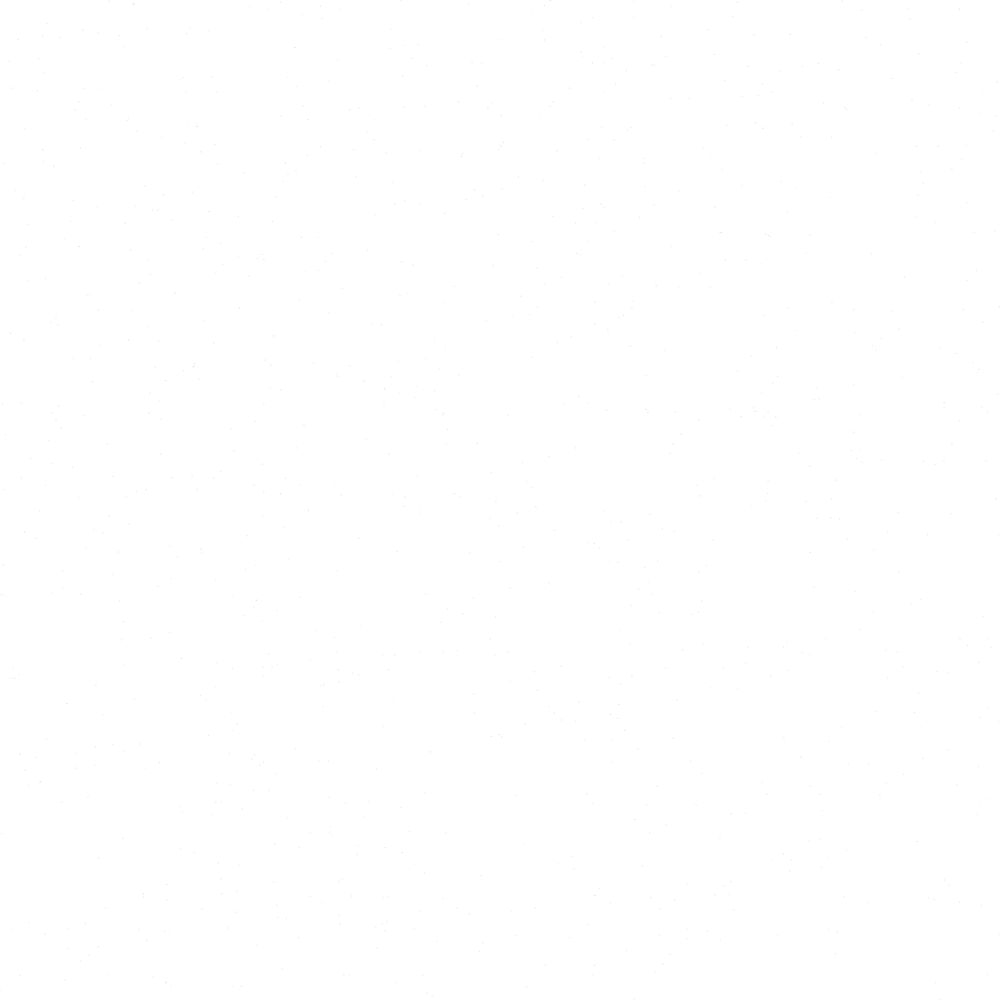
Frame 1 (no input)
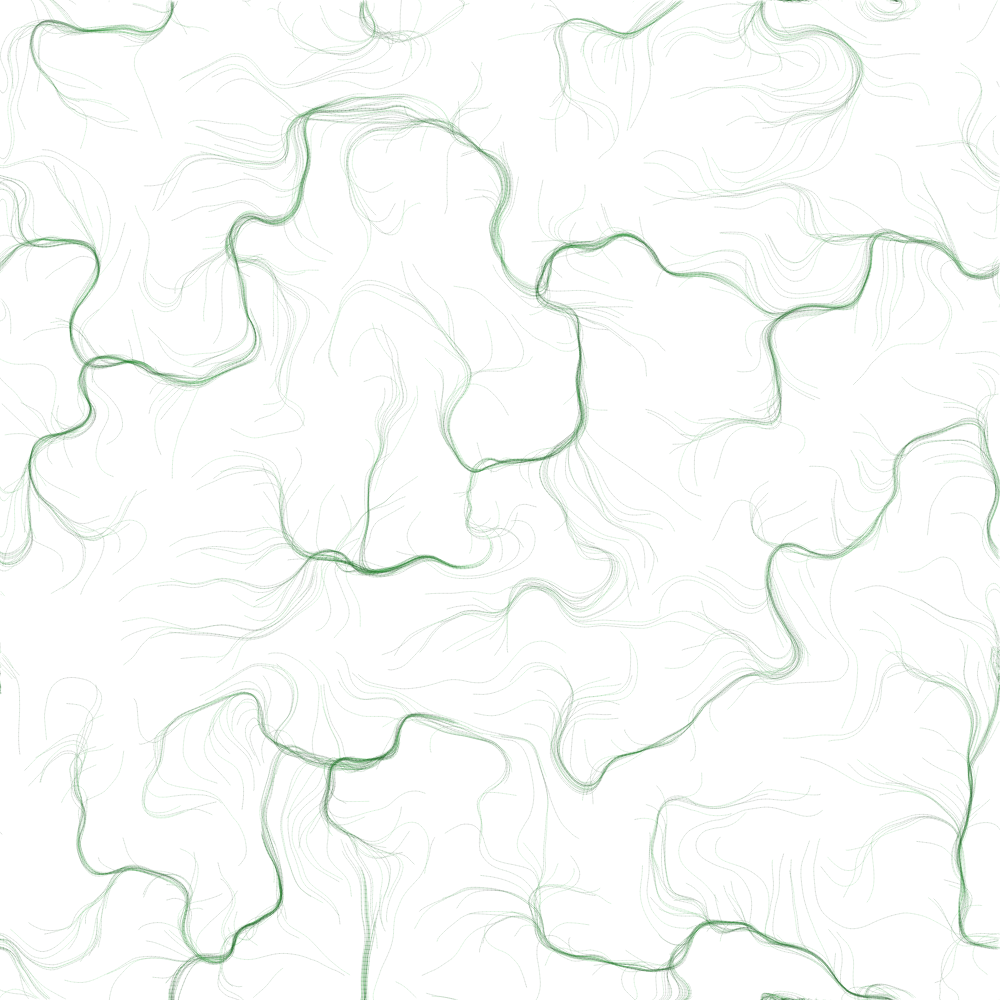
Frame 60 (no input)
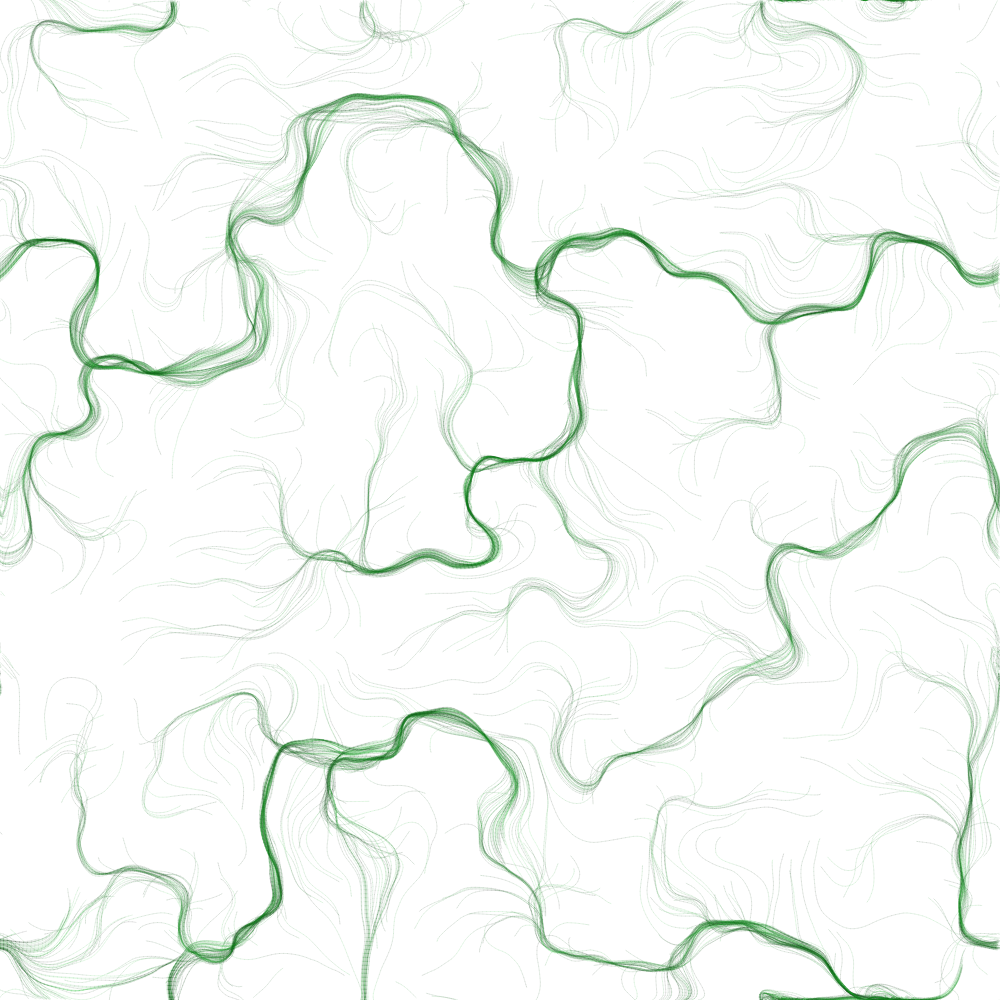
Frame 120 (the mouse pressed at the canvas centre since frame 60)

The p5.js sketch that drew these frames (run headless with seeded random() and noise() and a simulated clock; from frame 60 on, the mouse is pressed at the canvas centre):

// p5.js sketch
// ── sketch.js
// Parameters
let scl = 10; // size of flow vector cell
let offset = 0.1; // Perlin noise offset
let zOffset = 0.002; // controls changings of flowfield over time
let angleMult = 2; // randomness of flowfield vectors
let particlesCount = 1000;

let cols, rows;
let particles = [];
let flowfield;
let zoff = 0;

function setup() {
  createCanvas(1000, 1000);

  cols = floor(width / scl);
  rows = floor(height / scl);

  // Init particles array
  for (let i = 0; i < particlesCount; i++) {
    particles.push(new Particle());
  }

  flowfield = new Array(rows * cols);
}

function draw() {

  let yoff = 0;
  for (let x = 0; x < cols; x++) {
    let xoff = 0;
    for (let y = 0; y < rows; y++) {
      // Get 3D Perlin noise value and create vector from this value
      let r = noise(xoff, yoff, zoff) * TWO_PI * angleMult;
      let v = p5.Vector.fromAngle(r);
      let index = x + y * cols;
      flowfield[index] = v;

      /*
        Draw flow field vectors
      */
      // push();
      // stroke(0, 50);
      // translate(x * scl, y * scl);
      // rotate(v.heading());
      // line(0, 0, scl, 0);
      // pop();

      xoff += offset;
    }
    yoff += offset;
  }
  zoff += zOffset;

  // Update all particles
  for (let i = 0; i < particles.length; i++) {
    particles[i].follow(flowfield);
    particles[i].update();
    particles[i].draw();
  }
}
// ── particle.js
class Particle {
    constructor() {
        this.pos = createVector(random(width), random(height));
        this.vel = createVector(0, 0);
        this.acc = createVector(0, 0);
        this.maxSpeed = 3;
        this.prevPos = this.pos.copy();
        this.colorOffset = random(10);
    }

    update() {
        this.prevPos = this.pos.copy();

        this.vel.add(this.acc);
        this.pos.add(this.vel);
        this.acc.mult(0);
        this.edges();
        this.vel.limit(this.maxSpeed);
    }

    applyForce(force) {
        this.acc.add(force);
    }

    edges() {
        if (this.pos.x > width) {
            this.pos.x = 0;
            this.prevPos = this.pos.copy();
        }
        if (this.pos.y > height) {
            this.pos.y = 0;
            this.prevPos = this.pos.copy();
        }
        if (this.pos.x < 0) {
            this.pos.x = width;
            this.prevPos = this.pos.copy();
        }
        if (this.pos.y < 0) {
            this.pos.y = height;
            this.prevPos = this.pos.copy();
        }
    }

    follow(field) {
        let x = floor(this.pos.x / scl);
        let y = floor(this.pos.y / scl);
        let index = x + y * cols;
        let force = field[index];

        this.applyForce(force);
    }

    draw() {
        let color = noise(this.colorOffset);
        color = map(color, 0.2, 0.8, 0, 100);
        push();
        colorMode(HSB, 100);
        stroke(35, 80, color, 10);
        strokeWeight(1);
        line(this.pos.x, this.pos.y, this.prevPos.x, this.prevPos.y);
        pop();
        this.colorOffset += 0.1;
    }
}
